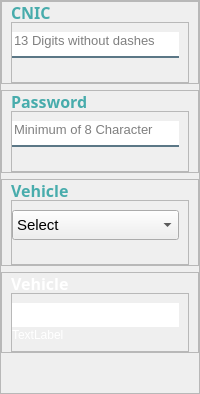
           <widget class="QFrame" name="frame_7">
            <property name="frameShape">
             <enum>QFrame::StyledPanel</enum>
            </property>
            <property name="frameShadow">
             <enum>QFrame::Raised</enum>
            </property>
            <layout class="QVBoxLayout" name="verticalLayout_6">
             <property name="leftMargin">
              <number>0</number>
             </property>
             <property name="topMargin">
              <number>0</number>
             </property>
             <property name="rightMargin">
              <number>0</number>
             </property>
             <property name="bottomMargin">
              <number>40</number>
             </property>
             <item>
              <widget class="QFrame" name="frame_18">
               <property name="frameShape">
                <enum>QFrame::StyledPanel</enum>
               </property>
               <property name="frameShadow">
                <enum>QFrame::Raised</enum>
               </property>
               <layout class="QVBoxLayout" name="verticalLayout_15">
                <property name="spacing">
                 <number>0</number>
                </property>
                <property name="topMargin">
                 <number>0</number>
                </property>
                <property name="bottomMargin">
                 <number>0</number>
                </property>
                <item>
                 <widget class="QLabel" name="label_87">
                  <property name="maximumSize">
                   <size>
                    <width>120</width>
                    <height>20</height>
                   </size>
                  </property>
                  <property name="font">
                   <font>
                    <family>Century Gothic</family>
                    <pointsize>12</pointsize>
                    <weight>75</weight>
                    <bold>true</bold>
                   </font>
                  </property>
                  <property name="styleSheet">
                   <string notr="true">color:#48ACAC</string>
                  </property>
                  <property name="text">
                   <string>CNIC</string>
                  </property>
                 </widget>
                </item>
                <item>
                 <widget class="QFrame" name="frame_27">
                  <property name="frameShape">
                   <enum>QFrame::StyledPanel</enum>
                  </property>
                  <property name="frameShadow">
                   <enum>QFrame::Raised</enum>
                  </property>
                  <layout class="QVBoxLayout" name="verticalLayout_27">
                   <property name="spacing">
                    <number>1</number>
                   </property>
                   <property name="leftMargin">
                    <number>0</number>
                   </property>
                   <item>
                    <widget class="QLineEdit" name="txtCNIC">
                     <property name="font">
                      <font>
                       <pointsize>10</pointsize>
                      </font>
                     </property>
                     <property name="styleSheet">
                      <string notr="true">background-color:white;
border:none;
border-bottom:2px solid rgba(46, 82, 101, 200);
color:black;
padding-bottom:7px;</string>
                     </property>
                     <property name="inputMethodHints">
                      <set>Qt::ImhNone</set>
                     </property>
                     <property name="maxLength">
                      <number>98889</number>
                     </property>
                     <property name="placeholderText">
                      <string>13 Digits without dashes</string>
                     </property>
                    </widget>
                   </item>
                   <item>
                    <widget class="QLabel" name="lblCNICValidation">
                     <property name="styleSheet">
                      <string notr="true">color: rgb(255, 0, 0);</string>
                     </property>
                     <property name="text">
                      <string/>
                     </property>
                    </widget>
                   </item>
                  </layout>
                 </widget>
                </item>
               </layout>
              </widget>
             </item>
             <item>
              <widget class="QFrame" name="frame_19">
               <property name="frameShape">
                <enum>QFrame::StyledPanel</enum>
               </property>
               <property name="frameShadow">
                <enum>QFrame::Raised</enum>
               </property>
               <layout class="QVBoxLayout" name="verticalLayout_16">
                <property name="spacing">
                 <number>0</number>
                </property>
                <property name="topMargin">
                 <number>0</number>
                </property>
                <property name="bottomMargin">
                 <number>0</number>
                </property>
                <item>
                 <widget class="QLabel" name="label_88">
                  <property name="maximumSize">
                   <size>
                    <width>120</width>
                    <height>20</height>
                   </size>
                  </property>
                  <property name="font">
                   <font>
                    <family>Century Gothic</family>
                    <pointsize>12</pointsize>
                    <weight>75</weight>
                    <bold>true</bold>
                   </font>
                  </property>
                  <property name="styleSheet">
                   <string notr="true">color:#48ACAC</string>
                  </property>
                  <property name="text">
                   <string>Password</string>
                  </property>
                 </widget>
                </item>
                <item>
                 <widget class="QFrame" name="frame_30">
                  <property name="frameShape">
                   <enum>QFrame::StyledPanel</enum>
                  </property>
                  <property name="frameShadow">
                   <enum>QFrame::Raised</enum>
                  </property>
                  <layout class="QVBoxLayout" name="verticalLayout_30">
                   <property name="spacing">
                    <number>1</number>
                   </property>
                   <property name="leftMargin">
                    <number>0</number>
                   </property>
                   <item>
                    <widget class="QLineEdit" name="txtPassword">
                     <property name="font">
                      <font>
                       <pointsize>10</pointsize>
                      </font>
                     </property>
                     <property name="styleSheet">
                      <string notr="true">background-color:white;
border:none;
border-bottom:2px solid rgba(46, 82, 101, 200);
color:black;
padding-bottom:7px;</string>
                     </property>
                     <property name="maxLength">
                      <number>12</number>
                     </property>
                     <property name="placeholderText">
                      <string>Minimum of 8 Character</string>
                     </property>
                    </widget>
                   </item>
                   <item>
                    <widget class="QLabel" name="lblPasswordValidation">
                     <property name="styleSheet">
                      <string notr="true">color: rgb(255, 0, 0);</string>
                     </property>
                     <property name="text">
                      <string/>
                     </property>
                    </widget>
                   </item>
                  </layout>
                 </widget>
                </item>
               </layout>
              </widget>
             </item>
             <item>
              <widget class="QFrame" name="frame_20">
               <property name="frameShape">
                <enum>QFrame::StyledPanel</enum>
               </property>
               <property name="frameShadow">
                <enum>QFrame::Raised</enum>
               </property>
               <layout class="QVBoxLayout" name="verticalLayout_17">
                <property name="spacing">
                 <number>0</number>
                </property>
                <property name="topMargin">
                 <number>0</number>
                </property>
                <property name="bottomMargin">
                 <number>0</number>
                </property>
                <item>
                 <widget class="QLabel" name="cmbx">
                  <property name="maximumSize">
                   <size>
                    <width>120</width>
                    <height>20</height>
                   </size>
                  </property>
                  <property name="font">
                   <font>
                    <family>Century Gothic</family>
                    <pointsize>12</pointsize>
                    <weight>75</weight>
                    <bold>true</bold>
                   </font>
                  </property>
                  <property name="styleSheet">
                   <string notr="true">color:#48ACAC</string>
                  </property>
                  <property name="text">
                   <string>Vehicle</string>
                  </property>
                 </widget>
                </item>
                <item>
                 <widget class="QFrame" name="frame_33">
                  <property name="frameShape">
                   <enum>QFrame::StyledPanel</enum>
                  </property>
                  <property name="frameShadow">
                   <enum>QFrame::Raised</enum>
                  </property>
                  <layout class="QVBoxLayout" name="verticalLayout_31">
                   <property name="spacing">
                    <number>1</number>
                   </property>
                   <property name="leftMargin">
                    <number>0</number>
                   </property>
                   <item>
                    <widget class="QComboBox" name="cmbxVehicle">
                     <property name="minimumSize">
                      <size>
                       <width>0</width>
                       <height>30</height>
                      </size>
                     </property>
                     <property name="font">
                      <font>
                       <pointsize>11</pointsize>
                      </font>
                     </property>
                     <property name="cursor">
                      <cursorShape>PointingHandCursor</cursorShape>
                     </property>
                     <property name="styleSheet">
                      <string notr="true">color: rgb(0, 0, 0);</string>
                     </property>
                     <property name="editable">
                      <bool>false</bool>
                     </property>
                     <item>
                      <property name="text">
                       <string>Select</string>
                      </property>
                     </item>
                     <item>
                      <property name="text">
                       <string>Bike 70 CC</string>
                      </property>
                     </item>
                     <item>
                      <property name="text">
                       <string>Car Honda 1200CC</string>
                      </property>
                     </item>
                    </widget>
                   </item>
                   <item>
                    <widget class="QLabel" name="lblVehicleValidation">
                     <property name="styleSheet">
                      <string notr="true">color: rgb(255, 0, 0);</string>
                     </property>
                     <property name="text">
                      <string/>
                     </property>
                    </widget>
                   </item>
                  </layout>
                 </widget>
                </item>
               </layout>
              </widget>
             </item>
             <item>
              <widget class="QFrame" name="frame_21">
               <property name="frameShape">
                <enum>QFrame::StyledPanel</enum>
               </property>
               <property name="frameShadow">
                <enum>QFrame::Raised</enum>
               </property>
               <layout class="QVBoxLayout" name="verticalLayout_18">
                <property name="spacing">
                 <number>0</number>
                </property>
                <property name="topMargin">
                 <number>0</number>
                </property>
                <property name="bottomMargin">
                 <number>0</number>
                </property>
                <item>
                 <widget class="QLabel" name="cmbx_2">
                  <property name="maximumSize">
                   <size>
                    <width>120</width>
                    <height>20</height>
                   </size>
                  </property>
                  <property name="font">
                   <font>
                    <family>Century Gothic</family>
                    <pointsize>12</pointsize>
                    <weight>75</weight>
                    <bold>true</bold>
                   </font>
                  </property>
                  <property name="styleSheet">
                   <string notr="true">color: rgb(255, 255, 255);</string>
                  </property>
                  <property name="text">
                   <string>Vehicle</string>
                  </property>
                 </widget>
                </item>
                <item>
                 <widget class="QFrame" name="frame_34">
                  <property name="frameShape">
                   <enum>QFrame::StyledPanel</enum>
                  </property>
                  <property name="frameShadow">
                   <enum>QFrame::Raised</enum>
                  </property>
                  <layout class="QVBoxLayout" name="verticalLayout_32">
                   <property name="spacing">
                    <number>1</number>
                   </property>
                   <property name="leftMargin">
                    <number>0</number>
                   </property>
                   <item>
                    <widget class="QLineEdit" name="txtID_2">
                     <property name="font">
                      <font>
                       <pointsize>10</pointsize>
                      </font>
                     </property>
                     <property name="styleSheet">
                      <string notr="true">background-color:white;
border:none;

color:black;
padding-bottom:7px;</string>
                     </property>
                     <property name="readOnly">
                      <bool>true</bool>
                     </property>
                     <property name="placeholderText">
                      <string/>
                     </property>
                    </widget>
                   </item>
                   <item>
                    <widget class="QLabel" name="label_12">
                     <property name="styleSheet">
                      <string notr="true">color: rgb(255, 255, 255);</string>
                     </property>
                     <property name="text">
                      <string>TextLabel</string>
                     </property>
                    </widget>
                   </item>
                  </layout>
                 </widget>
                </item>
               </layout>
              </widget>
             </item>
            </layout>
           </widget>
